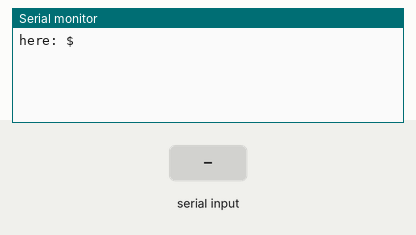
Bench run of a sketch on a simulated Arduino Uno, built with avr-gcc and run on an emulated ATmega328P. Parts: the last lines printed to the serial monitor. The test bench sets the inputs (shaded band).

Above: at 2.2 s.
2.3 s: "Light: true" received over the second serial link
At 4.1 s:
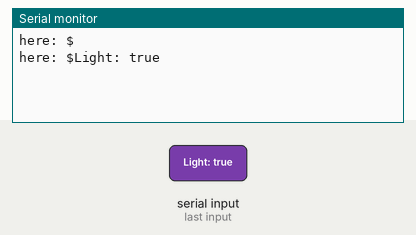
4.4 s: "Light: false" received over the second serial link
At 5.7 s:
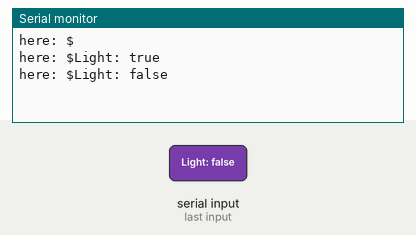
7.4 s: "Sound: true" received over the second serial link
At 9.1 s:
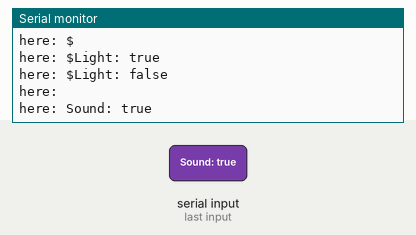
9.4 s: "Light: true" received over the second serial link
At 10.6 s:
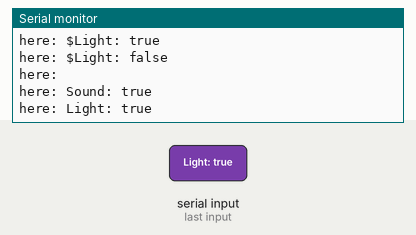
11.4 s: "Light: false" received over the second serial link
At 13.1 s:
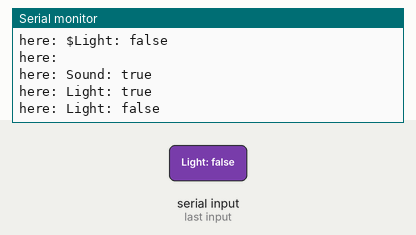

Measured:
- after the input at 2.3 s, the serial monitor: prints a new line after 0.70 s (image 1)
- after the input at 4.4 s, the serial monitor: prints a new line after 0.50 s (image 2)
- after the input at 7.4 s, the serial monitor: prints a new line after 0.50 s (image 3)
- after the input at 9.4 s, the serial monitor: prints a new line after 0.50 s (image 4)
- after the input at 11.4 s, the serial monitor: prints a new line after 0.50 s (image 5)

The sketch:

GPS_LORA_MASTER.ino
```cpp
#include <SoftwareSerial.h>
#include <Adafruit_GPS.h>

#define BAUD 9600
///rx=10 tx=11

String lora_RX_address = "1";   //enter Lora RX address
 char c;
String incomingString;
//lora software serial instance
SoftwareSerial LORA(2,3);
SoftwareSerial GPS(10,11);
Adafruit_GPS AGPS(&GPS);
float lat;
float lon;

void setup()
{
    //Baud set to 9600
    Serial.begin(BAUD);
    LORA.begin(BAUD);
    AGPS.begin(BAUD);
    AGPS.sendCommand("MPTK_SET_NMEA_OUTPUT_RMCGGA");
    AGPS.sendCommand("MPTK_SET_NMEA_UPDATE_1HZ");

delay(1000);
    LORA.setTimeout(500);

}

void loop()
{
  // clearGps();
 if(AGPS.available()){
    readGPSData();

 }

  readLoraData();
 delay(1000);


}
void readLoraData(){
   LORA.listen();
   if(LORA.isListening()){


        //read incoming string from slave module
        incomingString=LORA.readString();
        //print incoming string to serial monitor
              Serial.print("here: ");

        Serial.println(incomingString);

        //splitting data from message format
        char dataArray[30];
        incomingString.toCharArray(dataArray,30);
        char* data=strtok(dataArray,",");
        data=strtok(NULL,",");
        data=strtok(NULL,",");
        Serial.println(data);
        //actual condition is in data

        //compare the condition
        //strcmp returns 0 if true
        if(strcmp(data,"Light: true")==0)
        {
            //turn light on
        }
         if(strcmp(data,"Light: false")==0)
        {
            //turn light off
        }
         if(strcmp(data,"Sound: true")==0)
        {
            //sound recall
            //react native app automatically dispatches sound false after 5 seconds
        }

    GPS.listen();
   }
}

void readGPSData(){
  clearGPS();
  String sentence="";
  // GPS.listen();


                 Serial.print("heee: ");

      while(!AGPS.newNMEAreceived()){
        c=AGPS.read();
      }
      AGPS.parse(AGPS.lastNMEA());
      Serial.print("Fix: ");
  Serial.print(AGPS.fix);
  Serial.print(" quality: ");
  Serial.println(AGPS.fixquality);
  Serial.print("Satellites: ");
  Serial.println(AGPS.satellites);
    if (AGPS.fix) {
    Serial.print("Location: ");
    Serial.print(AGPS.latitude, 4);
    Serial.print(AGPS.lat);
    Serial.print(", ");
    Serial.print(AGPS.longitude, 6);
    Serial.println(AGPS.lon);
    Serial.print("Google Maps location: ");
    Serial.print(AGPS.latitudeDegrees, 6);
    Serial.print(", ");
    Serial.println(AGPS.longitudeDegrees, 6);
  sentence=String(AGPS.latitudeDegrees,6)+" "+String(AGPS.longitudeDegrees,6);

  }
      sendLoraData(sentence);
        // char c = AGPS.read();

        // Check for the start of a GPS sentence

            // String sentence = "";

            // // Read the entire sentence
            // while (GPS.available())
            // {
            //     c = GPS.read();
            //     sentence += c;
            // }
            // Serial.print("sentence: ");

            // Serial.println(sentence);
            //               sendLoraData(sentence);

            // Process the GPS sentence
            // processGPSSentence(sentence);


}
void sendLoraData(const String& data){
  Serial.println("Sentence test: ");
  Serial.println(data);
    LORA.println("AT+SEND=" + lora_RX_address+","+data.length()+"," + data);

}

void clearGPS() {
  while (!AGPS.newNMEAreceived()) {
    c = AGPS.read();
  }
  AGPS.parse(AGPS.lastNMEA());

  while (!AGPS.newNMEAreceived()) {
    c = AGPS.read();
  }
  AGPS.parse(AGPS.lastNMEA());
}
```
